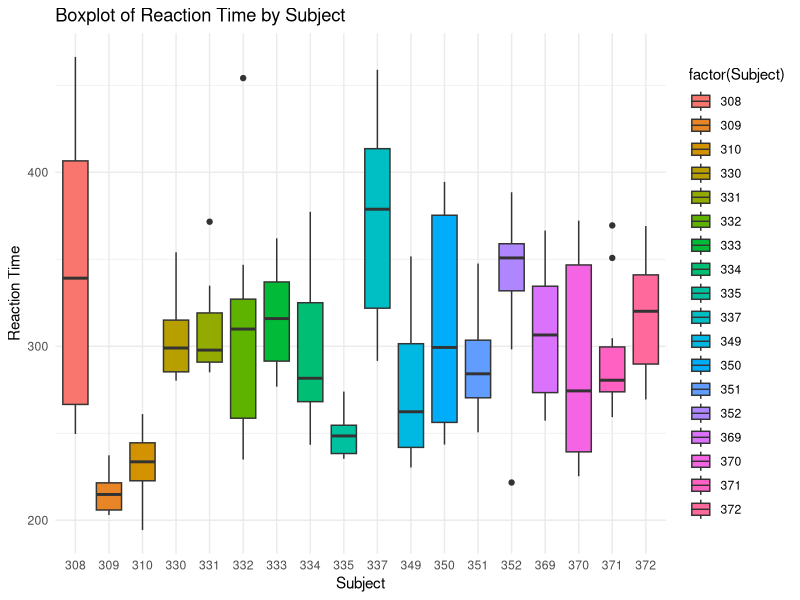
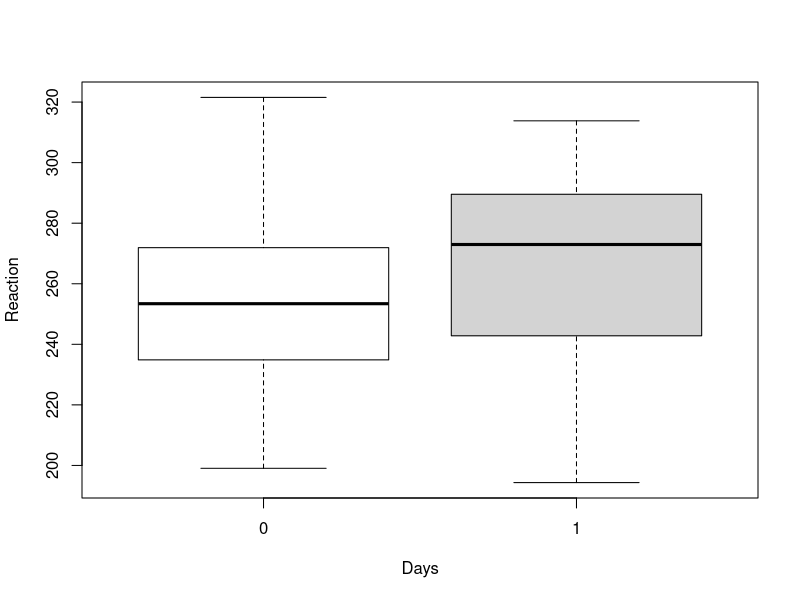
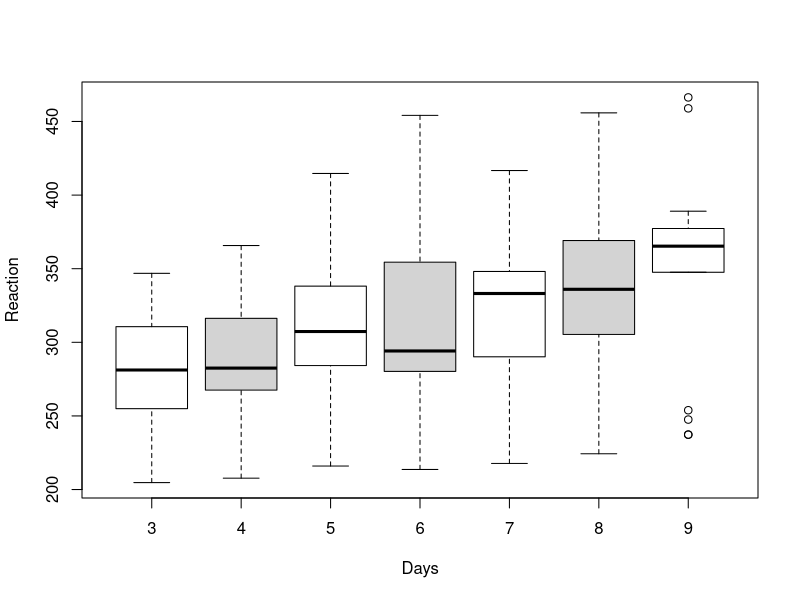
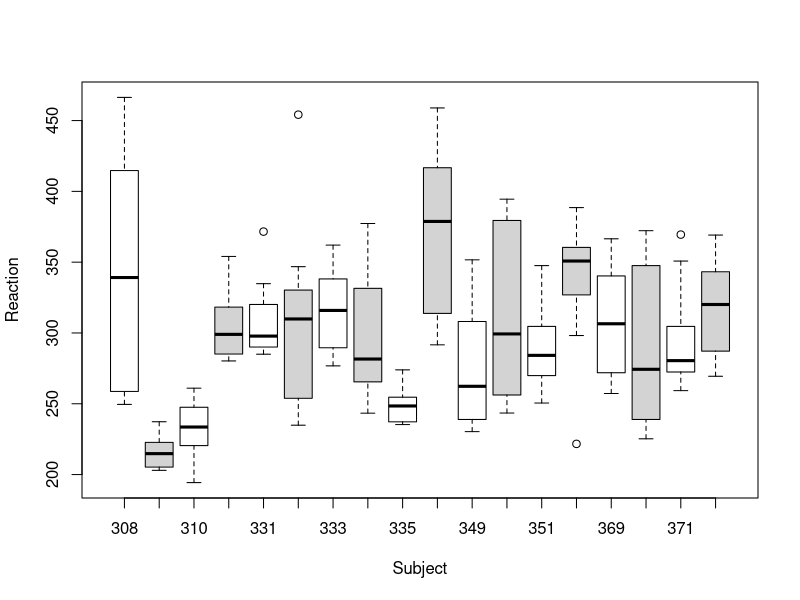
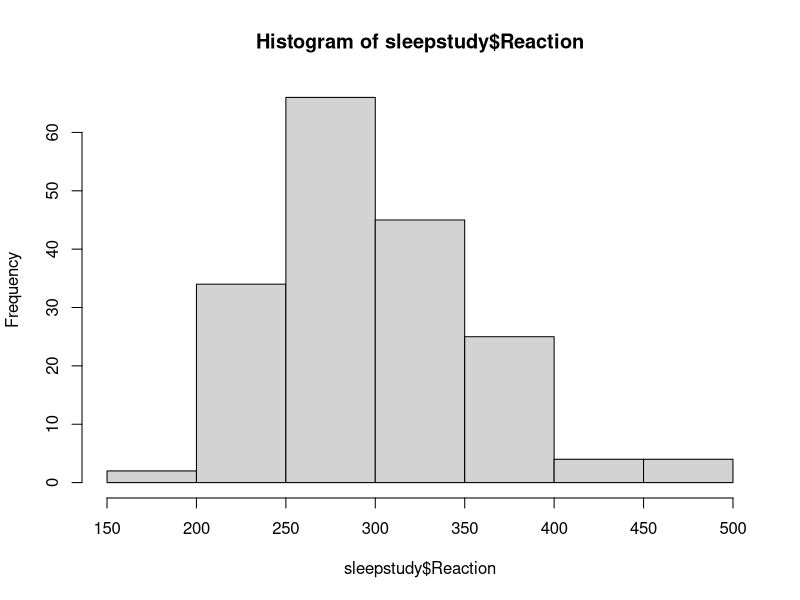
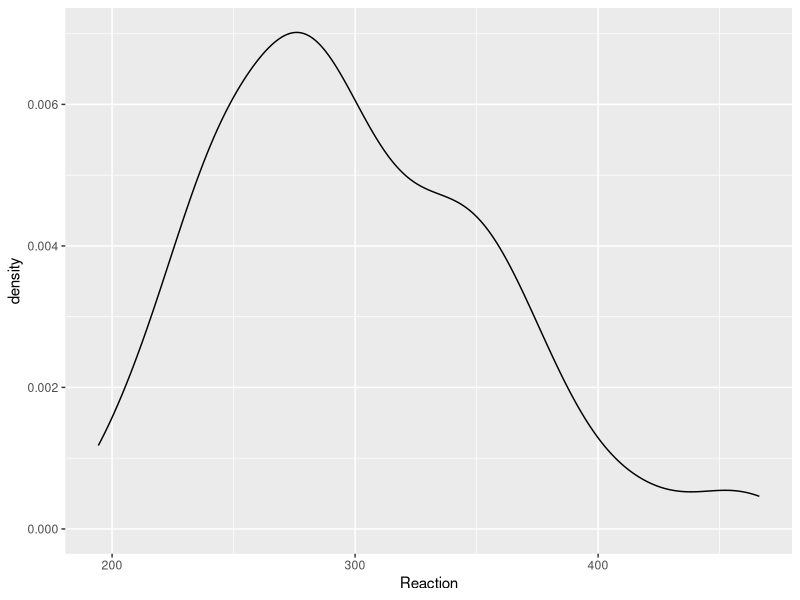
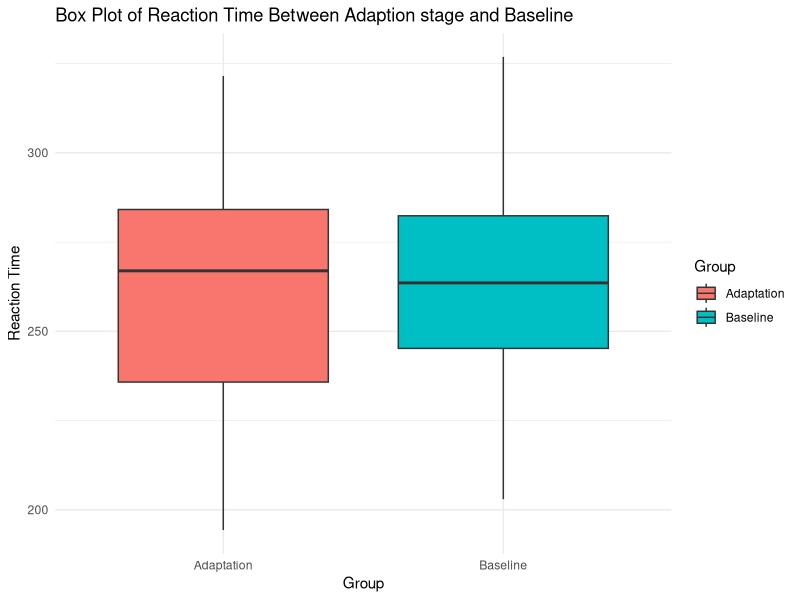
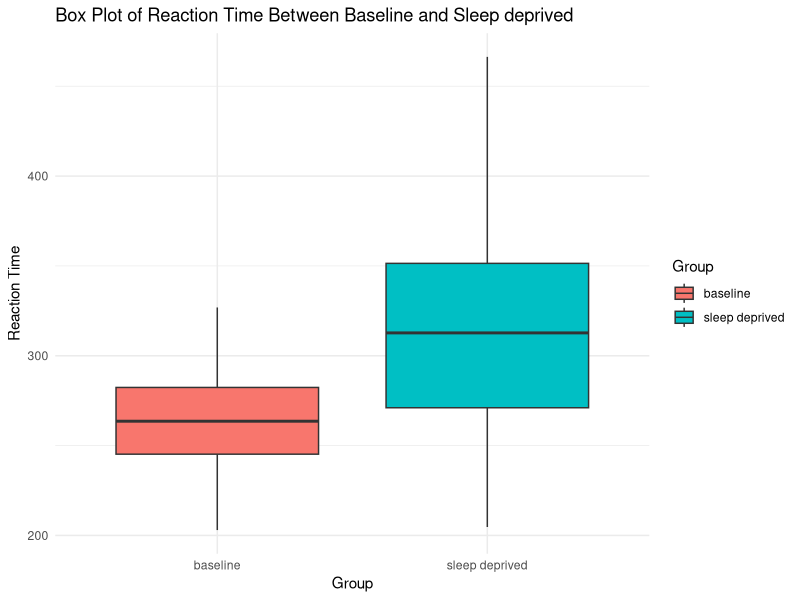

Write the R code that produced these figures, in order. (Note: this script raises an error after producing the figures.)
library('tidyverse')
library('broom')
library(lme4,quietly=TRUE)
library(ggplot2)

### DESCRIPTION OF THE DATASET

data(sleepstudy)
?sleepstudy
summary(sleepstudy)

## VISUALIZE EFFECT OF SUBJECTS ON REACTION TIME

ggplot(sleepstudy, aes(x = factor(Subject), y = Reaction, fill = factor(Subject))) +
  geom_boxplot() +
  labs(title = "Boxplot of Reaction Time by Subject",
       x = "Subject",
       y = "Reaction Time") +
  theme_minimal()

sleepstudy %>% select(c(Subject,Reaction)) %>%
  group_by(Subject) %>%
  summarise(Mean_reaction = mean(Reaction))

## SUBSETTING THE DATASET
## VISUALIZE EFFECT OF DAYS ON REACTION TIME

data_1 <- filter(sleepstudy,Days < 2)
summary(data_1)

boxplot(Reaction ~ Days, col=c("white","lightgray"),data_1)

data_2 <- filter(sleepstudy,Days > 2)
summary(data_2)

boxplot(Reaction ~ Days, col=c("white","lightgray"),data_2)

data_3 <- filter(sleepstudy,Days == 2)
summary(data_3)

boxplot(Reaction ~ Subject, col=c("white","lightgray"),sleepstudy)

## PLOT OF HISTOGRAM

hist(sleepstudy$Reaction)

##PLOTTING THE DENSITY DISTRIBUTION OF THE RESPONSE VARIABLE REACTION TIME

ggplot(sleepstudy, aes(x = Reaction)) +
  geom_density(alpha = 0.5) +
  scale_fill_brewer(palette = "PuOr")
  labs(title = "Densityplot of Reaction Time",
       y = "Reaction Time") +
  theme_minimal()

### COMPARING MEANS BETWEEN THE SUBSETTED GROUPS
  
## Extracting the Reaction column
data_1_rt <- data_1$Reaction
data_2_rt <- data_2$Reaction
data_3_rt <- data_3$Reaction
  
##  Two-sample t-test for Adaption stage and Baseline
result_1 <- t.test(data_1_rt, data_3_rt)
result_1
  
## VISUALIZING RESULT FROM T TEST
combined_data_1 <- rbind(
  data.frame(Group = "Adaptation", ReactionTime = data_1_rt),
  data.frame(Group = "Baseline", ReactionTime = data_3_rt)
)
  
ggplot(combined_data_1, aes(x = Group, y = ReactionTime, fill = Group)) +
  geom_boxplot() +
  labs(title = "Box Plot of Reaction Time Between Adaption stage and Baseline",
        x = "Group",
        y = "Reaction Time") +
  theme_minimal()
  
## Two-sample t-test for Baseline and Sleep deprived
result_2 <- t.test(data_3_rt, data_2_rt)
result_2
  
## VISUALIZING RESULT FROM T TEST
combined_data_2 <- rbind(
  data.frame(Group = "baseline", ReactionTime = data_3_rt),
  data.frame(Group = "sleep deprived", ReactionTime = data_2_rt)
)
  
ggplot(combined_data_2, aes(x = Group, y = ReactionTime, fill = Group)) +
  geom_boxplot() +
  labs(title = "Box Plot of Reaction Time Between Baseline and Sleep deprived",
        x = "Group",
        y = "Reaction Time") +
  theme_minimal()
  
  
### CHECK FOR NORMALITY OF THE RESPONSE VARIABLE

shapiro_test_result <- shapiro.test(sleepstudy$Reaction)
print(shapiro_test_result)
p_value <- shapiro_test_result$p.value
p_value

## DATA TRANSFORMATION
sleepstudy$LogReaction <- log(sleepstudy$Reaction)


## MODEL IMPLEMENTATION

model_1 <- lmer(Reaction~ Days + (1|Subject), sleepstudy)
summary(model_1)

Intercept <- exp(5.530065)
Intercept

model_2 <- lmer(LogReaction ~ Days + (1|Subject), sleepstudy)
summary(model_2)

model_3 <- lmer(LogReaction ~ Days + (1|Subject), data_2)
summary(model_3)
View(data_2)

## MODEL INTERPRETATION
#Model 1:
#The intercept indicates the average reaction time without sleep deprivation, with a value of 251.4 ms.
# With each additional day of sleep deprivation, the reaction time increases by 10.3 ms.
#The standard deviation of reaction time for a subject is 37.12 ms, reflecting variability between subjects' reaction times.

  
#Model 3 (log-transformed reaction time for observation from day 3):

#The exponential of the intercept shows the reaction time without sleep deprivation, with a value of 252.16 ms.
#The t value of 8.41 indicates the significance of day on reaction time, and it is highly significant.
#There is significant variability between subjects.

## RESIDUAL ANALYSIS FOR MODEL 1

res <- residuals(model_1)

par(mfrow = c(1,3))

hist(res)

qqnorm(res)

qqline(res)

plot(fitted(model_1),res)

## RESIDUAL ANALYSIS FOR MODEL 2

res <- residuals(model_2)

par(mfrow = c(1,3))

hist(res)

qqnorm(res)

qqline(res)

plot(fitted(model_2),res)
